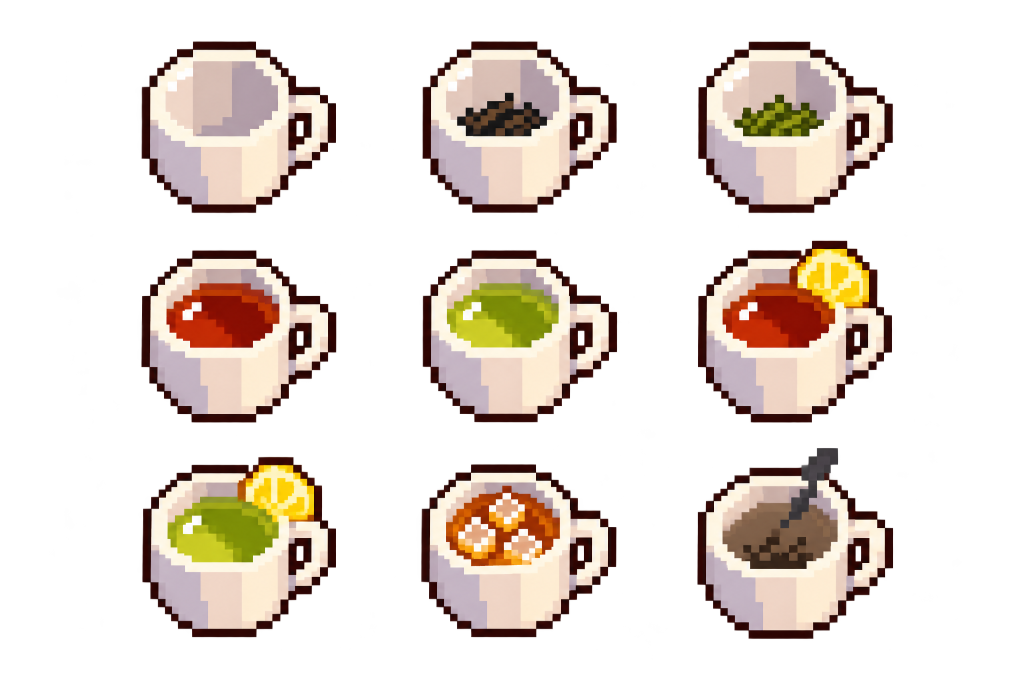
#> input picture art-source/ui/ui-s7-cups-55c6b1ee.png, 2048 x 1360 px, found by its file name (shown at 1/2 size)
$ python cut_s7.py
#> lines starting #> are read from the running program, lines starting #| are printed output that depends on the picture; after the words box and inside, x2 and y2 are one past the last pixel; in counts of white or black regions, pixels touching at a corner belong together
"""Cut s7 sheets (cups x9, station signs x7 (named signA_*), order plaques A/B/C + rope tiles) -> art/ui_s7/."""
from PIL import Image
import numpy as np
from scipy import ndimage
R='/Users/kpkr/WebstormProjects/tea-game'; OUT=R+'/prototypes/art-preview/art/ui_s7/'
import os; os.makedirs(OUT,exist_ok=True)
def load(p):
    a=np.array(Image.open(p).convert('RGBA')); a[...,3]=np.where(a[...,3]>=128,255,0); a[a[...,3]==0]=0; return a
#> in load, a is the input picture: shape (1360, 2048, 4); mean R, G, B, A 81.4, 62.2, 53.1, 84
def comps(a,close=8,minarea=3000):
#> called with close = 12, minarea = 3000
    m=ndimage.binary_closing(a[...,3]>0,iterations=close); lab,n=ndimage.label(m)
#> after `m = ndimage.binary_closing(a[..., 3] > 0, iterations=close)`:
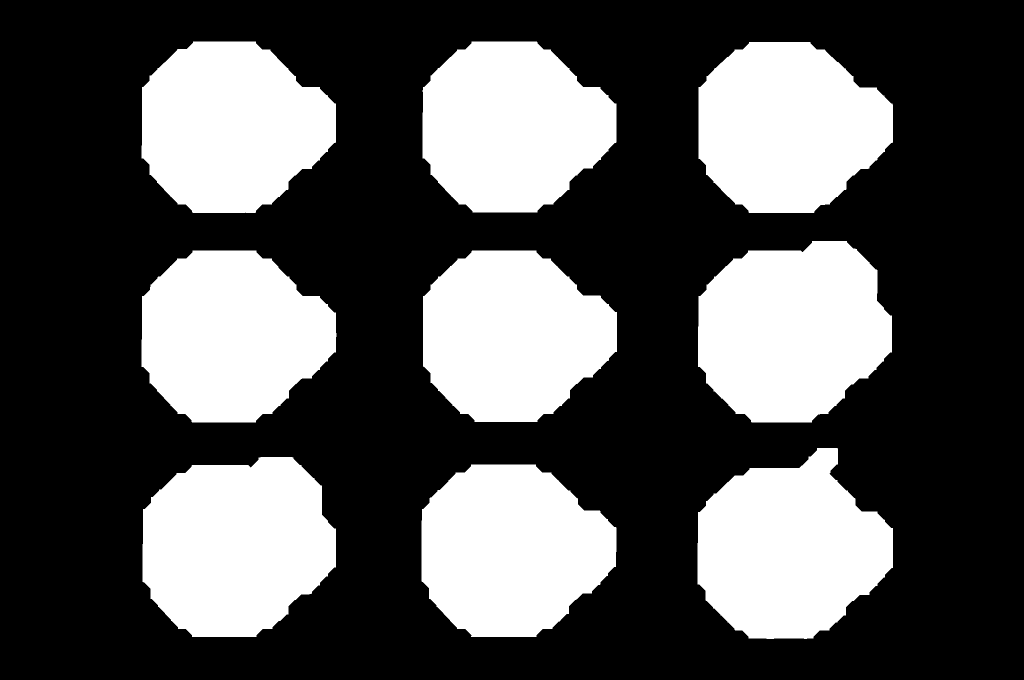
#> m: shape (1360, 2048) bool (shown at 1/2 size); 34% white; 9 white regions, largest, box (x1, y1, x2, y2) and area: (285, 914, 672, 1274) 110601, (1396, 482, 1784, 845) 110470, (1395, 896, 1786, 1278) 106747
#> after `lab, n = ndimage.label(m)`: lab: shape (1360, 2048) int32; 10 distinct labels, from 0 to 9
#> after `lab, n = ndimage.label(m)`: n = 9
    out=[]
    for s in ndimage.find_objects(lab):
        b=(s[0].start,s[1].start,s[0].stop,s[1].stop)
        if (b[2]-b[0])*(b[3]-b[1])>minarea: out.append(b)
#> this loop made 9 passes
#> b on passes 1 to 9: (83, 283, 426, 672), (83, 845, 425, 1233), (84, 1397, 426, 1786), (482, 1396, 845, 1784), (501, 283, 845, 673), (501, 846, 844, 1234), (896, 1395, 1278, 1786), (914, 285, 1274, 672), (929, 843, 1274, 1233)
#> after the loop, out = [(83, 283, 426, 672), (83, 845, 425, 1233), (84, 1397, 426, 1786), (482, 1396, 845, 1784), (501, 283, 845, 673), (501, 846, 844, 1234), (896, 1395, 1278, 1786), (914, 285, 1274, 672), (929, 843, 1274, 1233)]
    return out
def save(a,b,name):
    y0,x0,y1,x1=b; im=Image.fromarray(a[y0:y1,x0:x1]); im=im.crop(im.getbbox()); im.save(OUT+name+'.png'); return im.size
def rows(bs,n_rows):
    bs=sorted(bs,key=lambda b:(b[0]+b[2])/2); k=len(bs)//n_rows
    return [sorted(bs[i*k:(i+1)*k],key=lambda b:b[1]) for i in range(n_rows)]
CUPS=['empty','leaf_black','leaf_green','black_tea','green_tea','black_tea_lemon','green_tea_lemon','cold_tea','ruined']
a=load(R+'/art-source/ui/ui-s7-cups-55c6b1ee.png'); bs=comps(a,12); assert len(bs)==9,len(bs)
#> after `bs = comps(a, 12)`: bs has the same summary as out in comps
for b,n in zip(sum(rows(bs,3),[]),CUPS): print('cup_'+n,save(a,b,'cup_'+n))
#> in rows, `bs = sorted(bs, key=lambda b: (b[0] + b[2]) / 2)`: bs = [(83, 845, 425, 1233), (83, 283, 426, 672), (84, 1397, 426, 1786), (482, 1396, 845, 1784), (501, 846, 844, 1234), (501, 283, 845, 673), (896, 1395, 1278, 1786), (914, 285, 1274, 672), (929, 843, 1274, 1233)]
#> in rows, `k = len(bs) // n_rows`: k = 3
#> this loop made 9 passes
#| cup_empty (389, 343)
#| cup_leaf_black (388, 342)
#| cup_leaf_green (389, 342)
#| cup_black_tea (390, 344)
#| cup_green_tea (388, 343)
#| cup_black_tea_lemon (388, 363)
#| cup_green_tea_lemon (387, 360)
#| cup_cold_tea (390, 345)
#> (further printed lines are left out)
STEPS=['cup','lemon','leaf_green','leaf_black','water_80','water_100','iced_tea']
a=load(R+'/art-source/ui/ui-s7-station-signs-239220e1.png'); bs=[b for b in comps(a,4) if b[2]-b[0]>300]; assert len(bs)==7,len(bs)
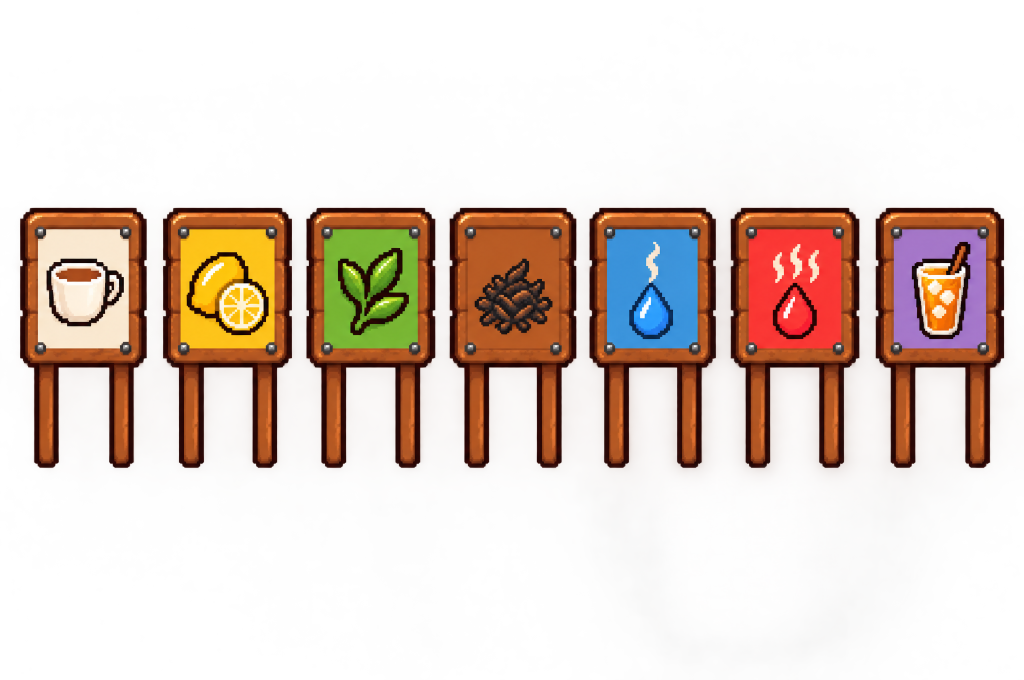
#> input picture art-source/ui/ui-s7-station-signs-239220e1.png, 2048 x 1360 px, found by its file name (shown at 1/2 size)
#> in load, a is the input picture: shape (1360, 2048, 4); mean R, G, B, A 97.7, 76.9, 66.1, 73.2
#> call 2 of comps, with close = 4, minarea = 3000
#> in comps (call 2), `m = ndimage.binary_closing(a[..., 3] > 0, iterations=close)`: m: shape (1360, 2048) bool; 25.4% white; 18 white regions (2 under 20 px), largest, box (x1, y1, x2, y2) and area: (1461, 416, 1719, 936) 101050, (326, 416, 584, 936) 100905, (613, 416, 871, 936) 100874
#> in comps (call 2), `lab, n = ndimage.label(m)`:
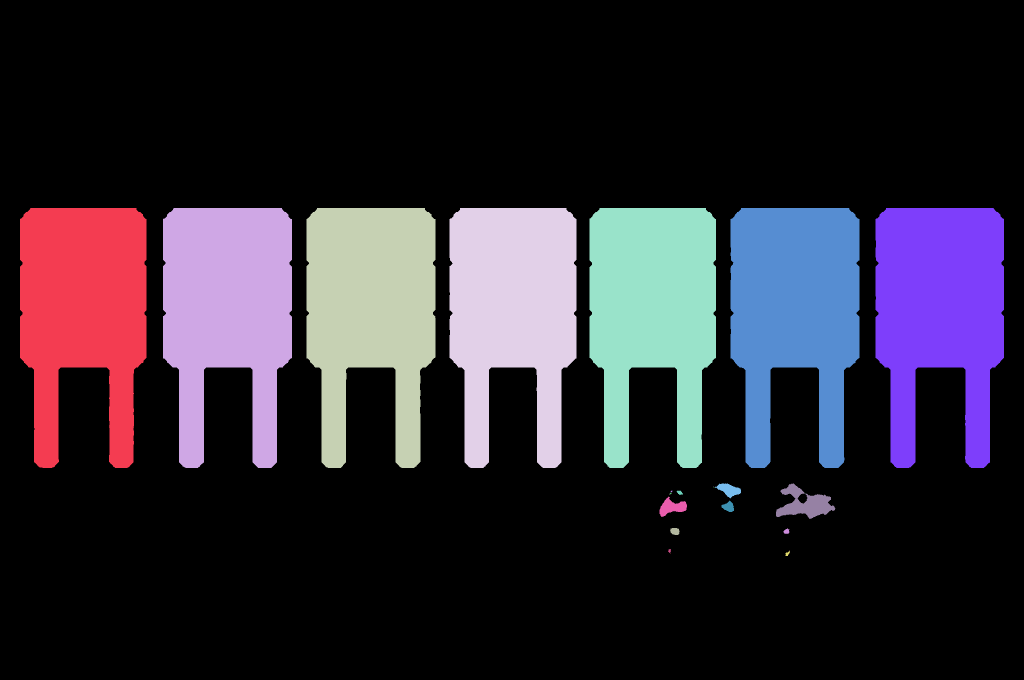
#> lab: shape (1360, 2048) int32 (shown at 1/2 size); 28 distinct labels, from 0 to 27; one colour per label, 0 black
#> in comps (call 2), `lab, n = ndimage.label(m)`: n = 27
#> the loop in comps (call 2), `for s in ndimage.find_objects(lab):` made 27 passes
#> b on passes 1 to 12: (416, 40, 936, 293), (416, 326, 936, 584), (416, 613, 936, 871), (416, 899, 936, 1153), (416, 1179, 936, 1432), (416, 1461, 936, 1719), (416, 1751, 936, 2008), (967, 1430, 997, 1482), (967, 1552, 1038, 1671), (973, 1427, 974, 1428), (974, 1428, 975, 1429), (975, 1427, 976, 1428)
#> after the loop in comps (call 2), `for s in ndimage.find_objects(lab):`: out = [(416, 40, 936, 293), (416, 326, 936, 584), (416, 613, 936, 871), (416, 899, 936, 1153), (416, 1179, 936, 1432), (416, 1461, 936, 1719), (416, 1751, 936, 2008), (967, 1552, 1038, 1671)]
#> after `bs = [b for b in comps(a, 4) if b[2] - b[0] > 300]`: bs = [(416, 40, 936, 293), (416, 326, 936, 584), (416, 613, 936, 871), (416, 899, 936, 1153), (416, 1179, 936, 1432), (416, 1461, 936, 1719), (416, 1751, 936, 2008)]
for r,v in zip(rows(bs,1),'A'):
    for b,n in zip(r,STEPS): print(f'sign{v}_{n}',save(a,b,f'sign{v}_{n}'))
#> this loop made 1 pass
#| signA_cup (253, 520)
#| signA_lemon (258, 520)
#| signA_leaf_green (258, 520)
#| signA_leaf_black (254, 520)
#| signA_water_80 (253, 520)
#| signA_water_100 (258, 520)
#| signA_iced_tea (257, 520)
a=load(R+'/art-source/ui/ui-s7-order-plaques-3ed35b18.png'); bs=comps(a,3)
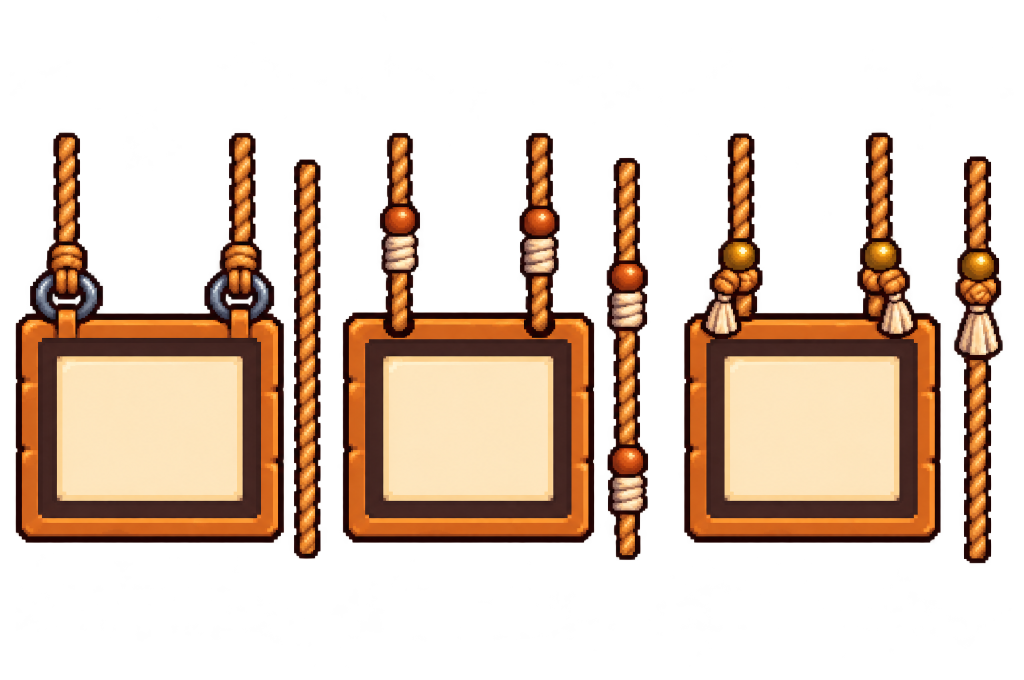
#> input picture art-source/ui/ui-s7-order-plaques-3ed35b18.png, 2048 x 1360 px, found by its file name (shown at 1/2 size)
#> in load, a is the input picture: shape (1360, 2048, 4); mean R, G, B, A 80.4, 50.7, 31.3, 89.2
#> call 3 of comps, with close = 3, minarea = 3000
#> in comps (call 3), `m = ndimage.binary_closing(a[..., 3] > 0, iterations=close)`: m: shape (1360, 2048) bool; 35.4% white; 6 white regions, box (x1, y1, x2, y2) and area: (32, 265, 568, 1085) 296398, (1369, 265, 1881, 1085) 281480, (686, 266, 1188, 1085) 272312, (1909, 313, 2005, 1126) 47588, (1214, 316, 1296, 1120) 47042, (588, 319, 641, 1117) 40156
#> in comps (call 3), `lab, n = ndimage.label(m)`:
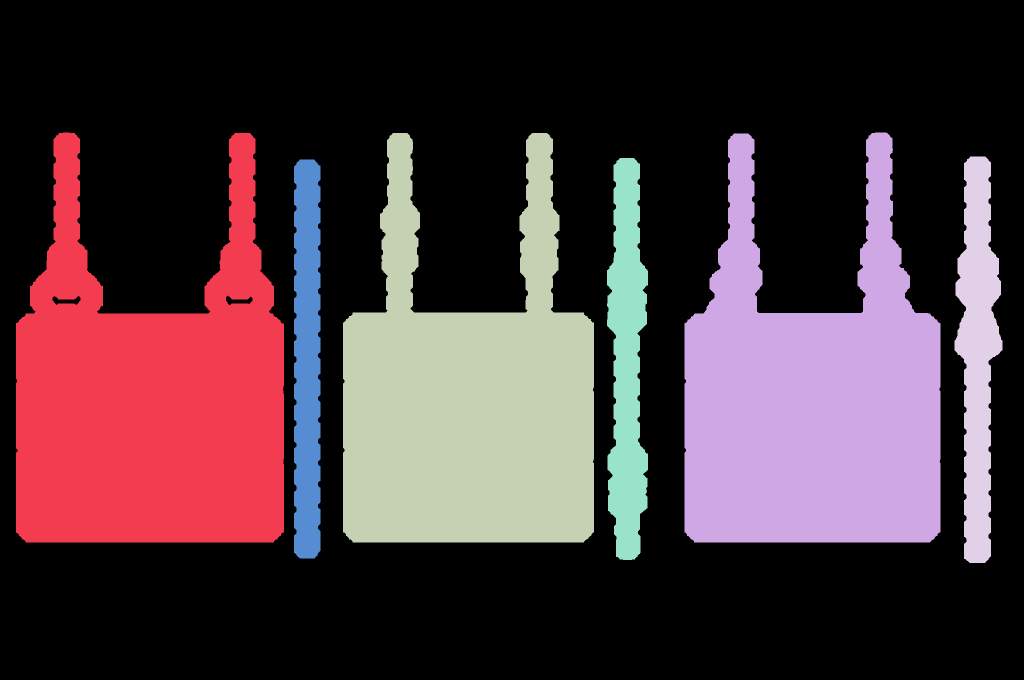
#> lab: shape (1360, 2048) int32 (shown at 1/2 size); 7 distinct labels, from 0 to 6; one colour per label, 0 black
#> in comps (call 3), `lab, n = ndimage.label(m)`: n = 6
#> the loop in comps (call 3), `for s in ndimage.find_objects(lab):` made 6 passes
#> b on passes 1 to 6: (265, 32, 1085, 568), (265, 1369, 1085, 1881), (266, 686, 1085, 1188), (313, 1909, 1126, 2005), (316, 1214, 1120, 1296), (319, 588, 1117, 641)
#> after the loop in comps (call 3), `for s in ndimage.find_objects(lab):`: out = [(265, 32, 1085, 568), (265, 1369, 1085, 1881), (266, 686, 1085, 1188), (313, 1909, 1126, 2005), (316, 1214, 1120, 1296), (319, 588, 1117, 641)]
#> after `bs = comps(a, 3)`: bs has the same summary as out in comps
big=sorted([b for b in bs if b[3]-b[1]>300],key=lambda b:b[1]); thin=sorted([b for b in bs if b[3]-b[1]<=300],key=lambda b:b[1])
#> after `big = sorted([b for b in bs if b[3] - b[1] > 300], key=lambda b: b[1])`: big = [(265, 32, 1085, 568), (266, 686, 1085, 1188), (265, 1369, 1085, 1881)]
#> after `thin = sorted([b for b in bs if b[3] - b[1] <= 300], key=lambda b: b[1`: thin = [(319, 588, 1117, 641), (316, 1214, 1120, 1296), (313, 1909, 1126, 2005)]
assert len(big)==3 and len(thin)==3,(len(big),len(thin))
for b,v in zip(big,'ABC'): print('plaque'+v,save(a,b,'plaque'+v))
#> this loop made 3 passes
#> (b, v) on passes 1 to 3: ((265, 32, 1085, 568), 'A'), ((266, 686, 1085, 1188), 'B'), ((265, 1369, 1085, 1881), 'C')
#| plaqueA (536, 820)
#| plaqueB (502, 819)
#| plaqueC (512, 820)
#> pass 1, in save (call 17), `im = Image.fromarray(a[y0:y1, x0:x1])`:
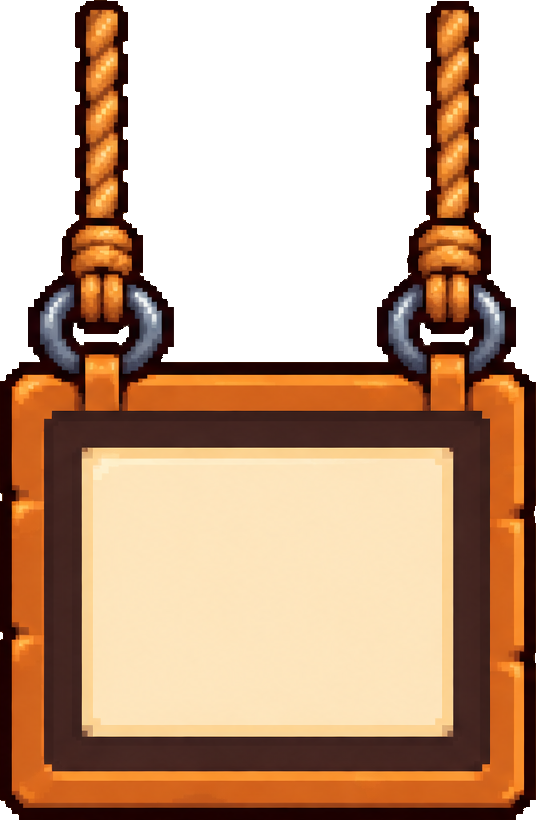
#> im: PIL image 536x820 RGBA; mean R, G, B, A 114.4, 82.6, 57.4, 171.6; transparent parts drawn white
for b,v in zip(thin,'ABC'): print('rope'+v,save(a,b,'rope'+v))
#> this loop made 3 passes
#| ropeA (53, 798)
#| ropeB (82, 804)
#| ropeC (96, 813)
#> pass 3, in save (call 22), `im = Image.fromarray(a[y0:y1, x0:x1])`:
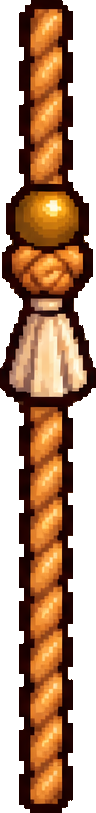
#> im: PIL image 96x813 RGBA; mean R, G, B, A 81.9, 47.3, 22.5, 153.9; transparent parts drawn white
